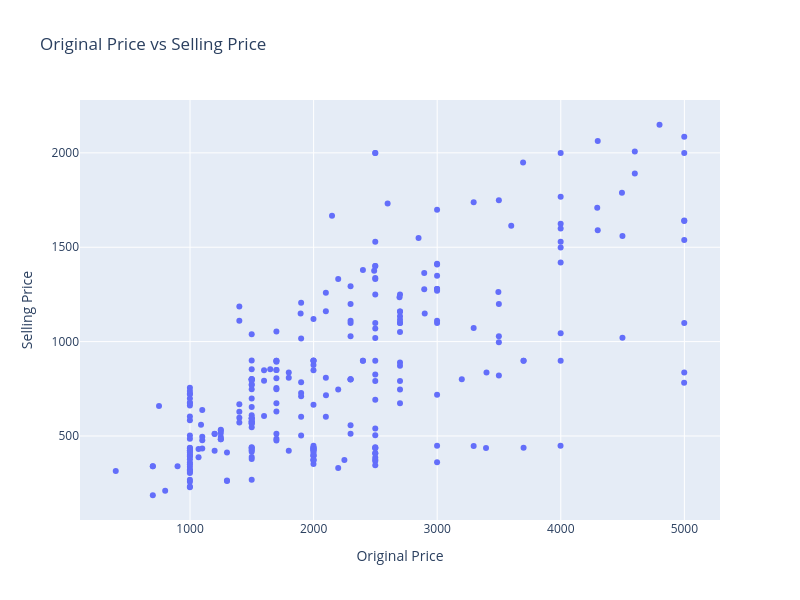

The cell this chart's notebook holds for it:
### Markdown cell above
# Scatter Plot

# Original Price vs Selling Price

### Code cell
import plotly.express as px

fig = px.scatter(
    df,
    x="Original Price",
    y="Price",
    title="Original Price vs Selling Price",
    labels={
        "Original Price": "Original Price",
        "Price": "Selling Price"
    }
)

fig.update_layout(
    width=800,
    height=600
)

fig.show()

### Figure 1 — Plotly figure (JSON) as saved in the notebook; plotly's stock layout.template omitted (floating-point values rounded to 4 significant figures; data arrays with more than 128 entries replaced by an {"elided": "..."} marker saying what was removed)
{"data": [{"hovertemplate": "Original Price=%{x}<br>Selling Price=%{y}<extra></extra>", "legendgroup": "", "marker": {"color": "#636efa", "symbol": "circle"}, "mode": "markers", "name": "", "orientation": "v", "showlegend": false, "type": "scatter", "x": {"elided": "274 float values"}, "xaxis": "x", "y": {"elided": "274 int values"}, "yaxis": "y"}], "layout": {"height": 600, "legend": {"tracegroupgap": 0}, "title": {"text": "Original Price vs Selling Price"}, "width": 800, "xaxis": {"anchor": "y", "domain": [0, 1], "title": {"text": "Original Price"}}, "yaxis": {"anchor": "x", "domain": [0, 1], "title": {"text": "Selling Price"}}}}
